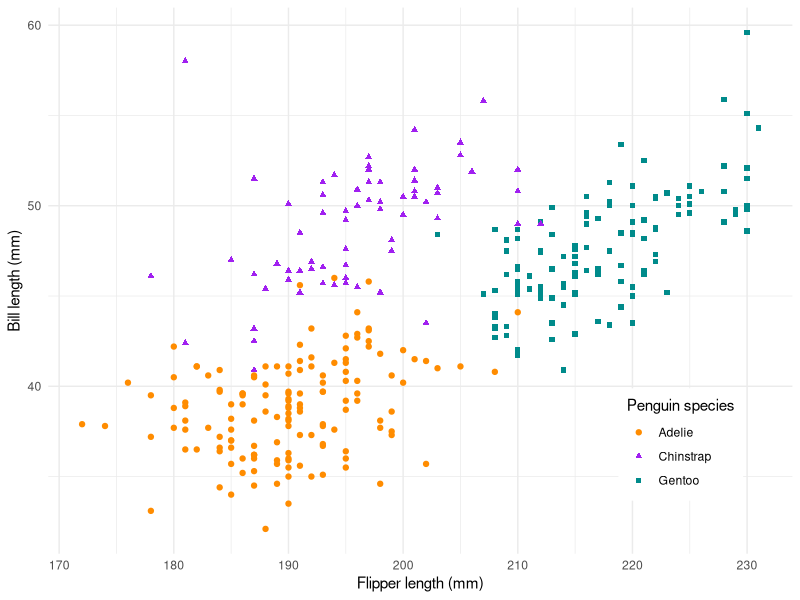
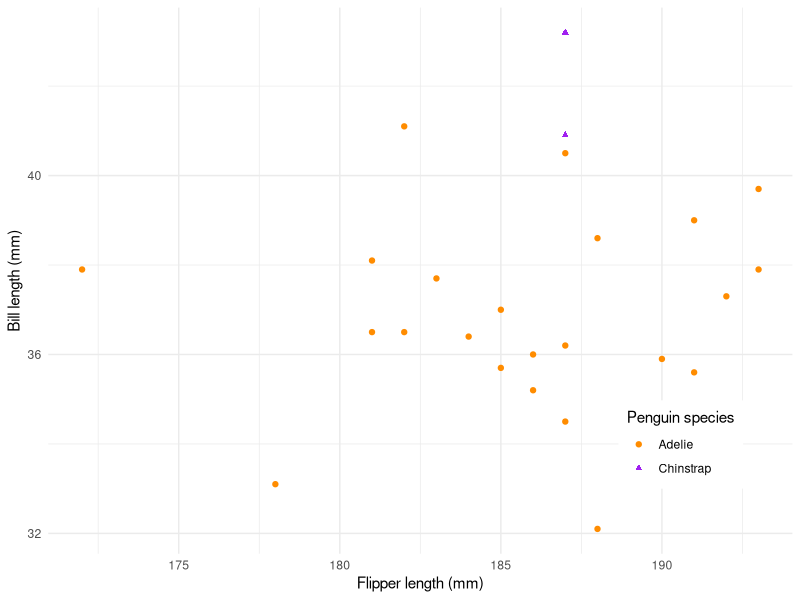

Write the R code that produced these figures, in order.
# load packages ----
library(palmerpenguins)
library(ggplot2)
library(tidyverse)
# create scatterplot ----
ggplot(na.omit(penguins), 
       aes(x = flipper_length_mm, y = bill_length_mm, 
           color = species, shape = species)) +
  geom_point() +
  scale_color_manual(values = c("Adelie" = "darkorange", "Chinstrap" = "purple", "Gentoo" = "cyan4")) +
  scale_shape_manual(values = c("Adelie" = 19, "Chinstrap" = 17, "Gentoo" = 15)) +
  labs(x = "Flipper length (mm)", y = "Bill length (mm)", 
       color = "Penguin species", shape = "Penguin species") +
  theme_minimal() +
  theme(legend.position = c(0.85, 0.2),
        legend.background = element_rect(color = "white"))

# Filtering penguin data
body_mass_df <- penguins %>%
  filter(body_mass_g %in% c(2780:3200))

# Plot with filtered data
ggplot(na.omit(body_mass_df), 
       aes(x = flipper_length_mm, y = bill_length_mm, 
           color = species, shape = species)) +
  geom_point() +
  scale_color_manual(values = c("Adelie" = "darkorange", "Chinstrap" = "purple", "Gentoo" = "cyan4")) +
  scale_shape_manual(values = c("Adelie" = 19, "Chinstrap" = 17, "Gentoo" = 15)) +
  labs(x = "Flipper length (mm)", y = "Bill length (mm)", 
       color = "Penguin species", shape = "Penguin species") +
  theme_minimal() +
  theme(legend.position = c(0.85, 0.2),
        legend.background = element_rect(color = "white"))
